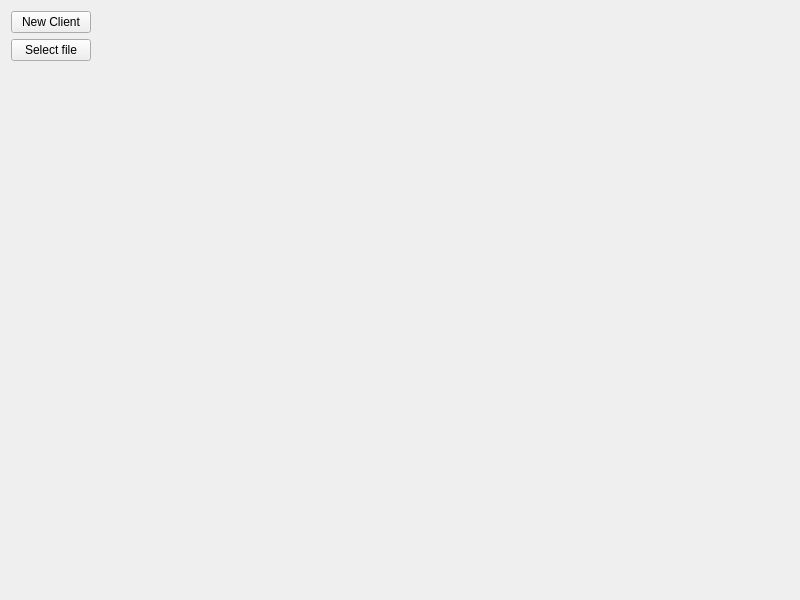
<?xml version="1.0" encoding="UTF-8"?>
<ui version="4.0">
 <class>Widget</class>
 <widget class="QWidget" name="Widget">
  <property name="geometry">
   <rect>
    <x>0</x>
    <y>0</y>
    <width>800</width>
    <height>600</height>
   </rect>
  </property>
  <property name="windowTitle">
   <string>Widget</string>
  </property>
  <layout class="QFormLayout" name="formLayout">
   <item row="0" column="0">
    <widget class="QPushButton" name="pushButtonNewClient">
     <property name="text">
      <string>New Client</string>
     </property>
    </widget>
   </item>
   <item row="1" column="0">
    <widget class="QPushButton" name="pushButtonSelectFile">
     <property name="text">
      <string>Select file</string>
     </property>
    </widget>
   </item>
   <item row="2" column="0">
    <layout class="QGridLayout" name="gridLayout_2"/>
   </item>
  </layout>
 </widget>
 <resources/>
 <connections/>
</ui>
